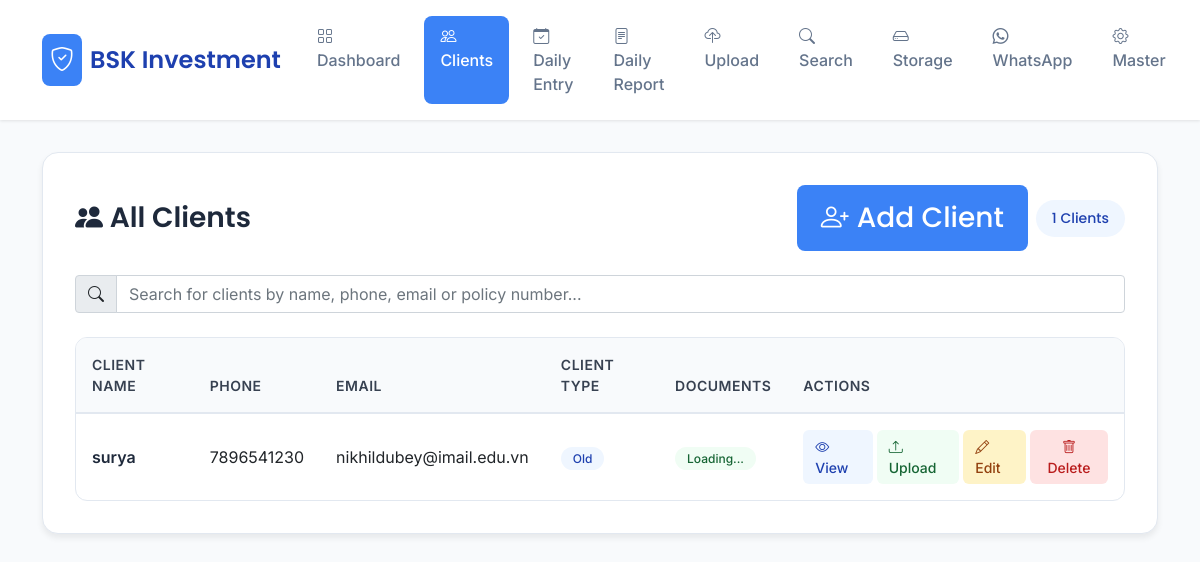
Page /client_list on the earlier database version.
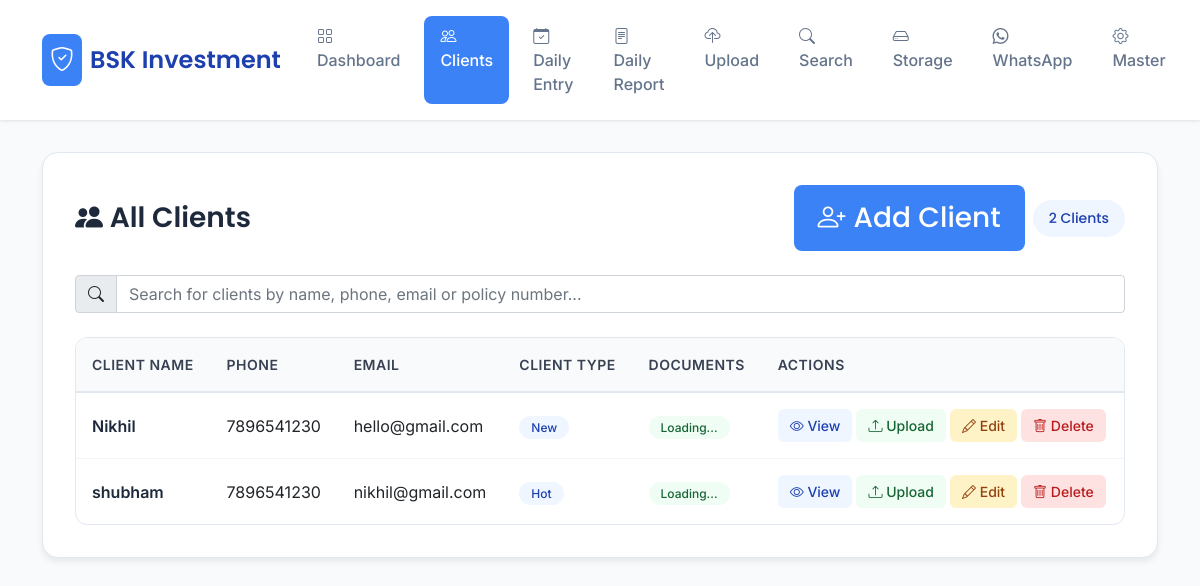
Same page on the later database version.
### tables this page shows
CREATE TABLE clients (
            id INTEGER PRIMARY KEY AUTOINCREMENT,
            name TEXT NOT NULL,
            phone TEXT,
            email TEXT,
            folder_name TEXT,
            client_type TEXT,
            policy_number TEXT,
            pan_card TEXT,
            address TEXT,
            created_at TIMESTAMP DEFAULT CURRENT_TIMESTAMP
        , policy_expiry_date TEXT, premium_amount TEXT, policy_type TEXT);

### app.py (the view)
@app.route('/client_list')
def client_list():
    conn = get_db_connection()
    clients = conn.execute('SELECT * FROM clients ORDER BY name').fetchall()
    conn.close()
    return render_template('client_list.html', clients=clients)

### app.py (called while the page is built)
def get_db_connection():
    try:
        conn = sqlite3.connect('documents.db')
        conn.row_factory = sqlite3.Row
        return conn
    except sqlite3.Error as e:
        logger.error(f"Database connection error: {e}")
        flash("Database connection error. Please try again.", "error")
        return None

### templates/client_list.html (shortened to what this page needs)
<!DOCTYPE html>
<html lang="hi">
<head>
    <link href="https://cdn.jsdelivr.net/npm/bootstrap@5.1.3/dist/css/bootstrap.min.css" rel="stylesheet">
    <link rel="stylesheet" href="https://cdn.jsdelivr.net/npm/bootstrap-icons@1.7.2/font/bootstrap-icons.css">
</head>
{% set active_page = 'clients' %}
{% include '_navbar.html' %}
<div class="container">
        <div class="page-container">
            <div class="page-title">
                <span><i class="bi bi-people-fill"></i> All Clients</span>
                <div class="d-flex gap-2 align-items-center">
                    <a href="/add_client" class="btn-primary-custom">
                        <i class="bi bi-person-plus"></i> Add Client
                    </a>
                    <span class="client-count">{{ clients|length }} Clients</span>
                </div>
            </div>
            <div class="input-group mb-4">
                <span class="input-group-text"><i class="bi bi-search"></i></span>
                <input type="text" id="clientSearch" class="form-control" placeholder="Search for clients by name, phone, email or policy number...">
            </div>
            {% if clients %}
                <div class="table-container">
                    <table class="table">
                        <thead>
                            <tr>
                                <th>Client Name</th>
                                <th>Phone</th>
                                <th>Email</th>
                                <th>Client Type</th>
                                <th>Documents</th>
                                <th>Actions</th>
                            </tr>
                        </thead>
                        <tbody>
                            {% for client in clients %}
                            <tr data-client-id="{{ client['id'] }}">
                                <td>
                                    <div class="client-name">{{ client['name'] }}</div>
                                </td>
                                <td>{{ client['phone'] or '-' }}</td>
                                <td>
                                    {% if client['email'] %}
                                        <div>{{ client['email'] }}</div>
                                    {% else %}
                                        <span class="text-muted">Not provided</span>
                                    {% endif %}
                                </td>
                                <td>
                                    {% if client['client_type'] %}
                                        <span class="badge-primary-custom">{{ client['client_type'] }}</span>
                                    {% else %}
                                        <span class="badge-secondary-custom">Not specified</span>
                                    {% endif %}
                                </td>
                                <td>
                                    <span class="badge-success-custom doc-count">Loading...</span>
                                </td>
                                <td>
                                    <div class="d-flex gap-1">
                                        <a href="{{ url_for('client_details', client_id=client['id']) }}" class="action-btn btn-view">
                                            <i class="bi bi-eye"></i> View
                                        </a>
                                        <a href="{{ url_for('upload_document', client_id=client['id']) }}" class="action-btn btn-upload">
                                            <i class="bi bi-upload"></i> Upload
                                        </a>
                                        <a href="{{ url_for('edit_client', client_id=client['id']) }}" class="action-btn btn-edit">
                                            <i class="bi bi-pencil"></i> Edit
                                        </a>
                                        <button class="action-btn btn-delete" onclick="deleteClient('{{ client['id'] }}', '{{ client['name'] }}')">
                                            <i class="bi bi-trash"></i> Delete
                                        </button>
                                    </div>
                                </td>
                            </tr>
                            {% endfor %}
                        </tbody>
                    </table>
                </div>
            {% endif %}
        </div>
    </div>
</body>
</html>

### templates/_navbar.html
<nav class="navbar navbar-expand-lg">
    <div class="container">
        <a class="navbar-brand" href="/">
            <i class="bi bi-shield-check"></i>
            BSK Investment
        </a>
        <div class="navbar-nav ms-auto">
            <a class="nav-link {{ 'active' if active_page == 'dashboard' else '' }}" href="/"><i class="bi bi-grid"></i> Dashboard</a>
            <a class="nav-link {{ 'active' if active_page == 'clients' else '' }}" href="/client_list"><i class="bi bi-people"></i> Clients</a>
            <a class="nav-link {{ 'active' if active_page == 'daily_entry' else '' }}" href="/daily_entry"><i class="bi bi-calendar-check"></i> Daily Entry</a>
            <a class="nav-link {{ 'active' if active_page == 'daily_report' else '' }}" href="/daily_report"><i class="bi bi-file-text"></i> Daily Report</a>
            <a class="nav-link {{ 'active' if active_page == 'upload' else '' }}" href="/quick_upload"><i class="bi bi-cloud-upload"></i> Upload</a>
            <a class="nav-link {{ 'active' if active_page == 'search' else '' }}" href="/search_client"><i class="bi bi-search"></i> Search</a>
            <a class="nav-link {{ 'active' if active_page == 'storage' else '' }}" href="/storage_info"><i class="bi bi-hdd"></i> Storage</a>
            <a class="nav-link {{ 'active' if active_page == 'whatsapp' else '' }}" href="/whatsapp"><i class="bi bi-whatsapp"></i> WhatsApp</a>
            <a class="nav-link {{ 'active' if active_page == 'master' else '' }}" href="/master"><i class="bi bi-gear"></i> Master</a>
        </div>
    </div>
</nav>

### templates/client_list.html (style rules this page uses)
* { margin: 0; padding: 0; box-sizing: border-box; }
.navbar { background: #ffffff !important; box-shadow: 0 1px 3px rgba(0,0,0,0.1); padding: 1rem 0; }
.navbar-brand { font-family: 'Poppins', sans-serif; font-weight: 600; font-size: 1.5rem; color: #1e40af !important; display: flex; align-items: center; gap: 0.5rem; }
.navbar-brand i { background: #3b82f6; color: white; padding: 0.5rem; border-radius: 8px; }
.nav-link { color: #64748b !important; font-weight: 500; padding: 0.5rem 1rem !important; border-radius: 8px; transition: all 0.3s ease; margin: 0 0.25rem; }
.nav-link.active { background: #3b82f6; color: white !important; }
.page-container { background: white; border-radius: 16px; padding: 2rem; box-shadow: 0 4px 6px rgba(0,0,0,0.07); border: 1px solid #e2e8f0; margin-top: 2rem; }
.page-title { font-family: 'Poppins', sans-serif; font-size: 1.75rem; font-weight: 600; color: #1e293b; margin-bottom: 1.5rem; display: flex; align-items: center; justify-content: space-between; }
.client-count { background: #eff6ff; color: #1e40af; padding: 0.5rem 1rem; border-radius: 20px; font-size: 0.875rem; font-weight: 500; }
.table-container { background: white; border-radius: 12px; overflow: hidden; border: 1px solid #e2e8f0; }
.table { margin: 0; }
.table thead th { background: #f8fafc; border-bottom: 2px solid #e2e8f0; color: #374151; font-weight: 600; padding: 1rem; font-size: 0.875rem; text-transform: uppercase; letter-spacing: 0.5px; }
.table tbody td { padding: 1rem; vertical-align: middle; border-bottom: 1px solid #f1f5f9; }
.table tbody tr:last-child td { border-bottom: none; }
.client-name { font-weight: 600; color: #1e293b; }
.action-btn { padding: 0.375rem 0.75rem; border-radius: 6px; font-size: 0.875rem; font-weight: 500; text-decoration: none; transition: all 0.3s ease; border: none; cursor: pointer; }
.btn-view { background: #eff6ff; color: #1e40af; }
.btn-upload { background: #f0fdf4; color: #166534; }
.btn-edit { background: #fef3c7; color: #92400e; }
.btn-delete { background: #fee2e2; color: #b91c1c; }
.badge-primary-custom { background: #eff6ff; color: #1e40af; padding: 0.25rem 0.75rem; border-radius: 12px; font-size: 0.75rem; font-weight: 500; }
.badge-success-custom { background: #f0fdf4; color: #166534; padding: 0.25rem 0.75rem; border-radius: 12px; font-size: 0.75rem; font-weight: 500; }
.btn-primary-custom { background: #3b82f6; border: none; color: white; padding: 0.75rem 1.5rem; border-radius: 8px; font-weight: 500; transition: all 0.3s ease; text-decoration: none; display: inline-flex; align-items: center; gap: 0.5rem; }

Differences in the rows shown:
removed clients: name "surya", phone "7896541230", email "nikhildubey@imail.edu.vn", client_type "Old"
added clients: name "Nikhil", phone "7896541230", email "hello@gmail.com", client_type "New"
added clients: name "shubham", phone "7896541230", email "nikhil@gmail.com", client_type "Hot"
Other differences:
{{ clients|length }}: "1" → "2"
